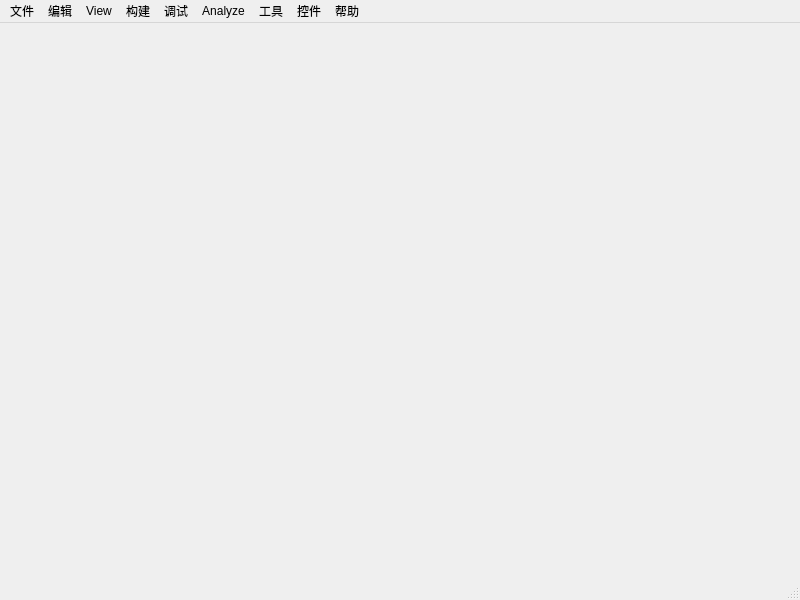
<?xml version="1.0" encoding="UTF-8"?>
<ui version="4.0">
 <class>MainWindow</class>
 <widget class="QMainWindow" name="MainWindow">
  <property name="geometry">
   <rect>
    <x>0</x>
    <y>0</y>
    <width>800</width>
    <height>600</height>
   </rect>
  </property>
  <property name="windowTitle">
   <string>MainWindow</string>
  </property>
  <widget class="QWidget" name="centralwidget"/>
  <widget class="QMenuBar" name="menubar">
   <property name="geometry">
    <rect>
     <x>0</x>
     <y>0</y>
     <width>800</width>
     <height>24</height>
    </rect>
   </property>
   <widget class="QMenu" name="menu">
    <property name="title">
     <string>文件</string>
    </property>
    <addaction name="actionnewFile"/>
    <addaction name="actionopenFile"/>
   </widget>
   <widget class="QMenu" name="menu_2">
    <property name="title">
     <string>编辑</string>
    </property>
   </widget>
   <widget class="QMenu" name="menuview">
    <property name="title">
     <string>View</string>
    </property>
   </widget>
   <widget class="QMenu" name="menu_3">
    <property name="title">
     <string>构建</string>
    </property>
   </widget>
   <widget class="QMenu" name="menu_4">
    <property name="title">
     <string>调试</string>
    </property>
   </widget>
   <widget class="QMenu" name="menuAnalyze">
    <property name="title">
     <string>Analyze</string>
    </property>
   </widget>
   <widget class="QMenu" name="menu_5">
    <property name="title">
     <string>工具</string>
    </property>
   </widget>
   <widget class="QMenu" name="menu_6">
    <property name="title">
     <string>控件</string>
    </property>
   </widget>
   <widget class="QMenu" name="menu_7">
    <property name="title">
     <string>帮助</string>
    </property>
   </widget>
   <addaction name="menu"/>
   <addaction name="menu_2"/>
   <addaction name="menuview"/>
   <addaction name="menu_3"/>
   <addaction name="menu_4"/>
   <addaction name="menuAnalyze"/>
   <addaction name="menu_5"/>
   <addaction name="menu_6"/>
   <addaction name="menu_7"/>
  </widget>
  <widget class="QStatusBar" name="statusbar"/>
  <action name="actionnewFile">
   <property name="text">
    <string>新建文件</string>
   </property>
  </action>
  <action name="actionopenFile">
   <property name="text">
    <string>打开文件</string>
   </property>
  </action>
 </widget>
 <resources/>
 <connections/>
</ui>
